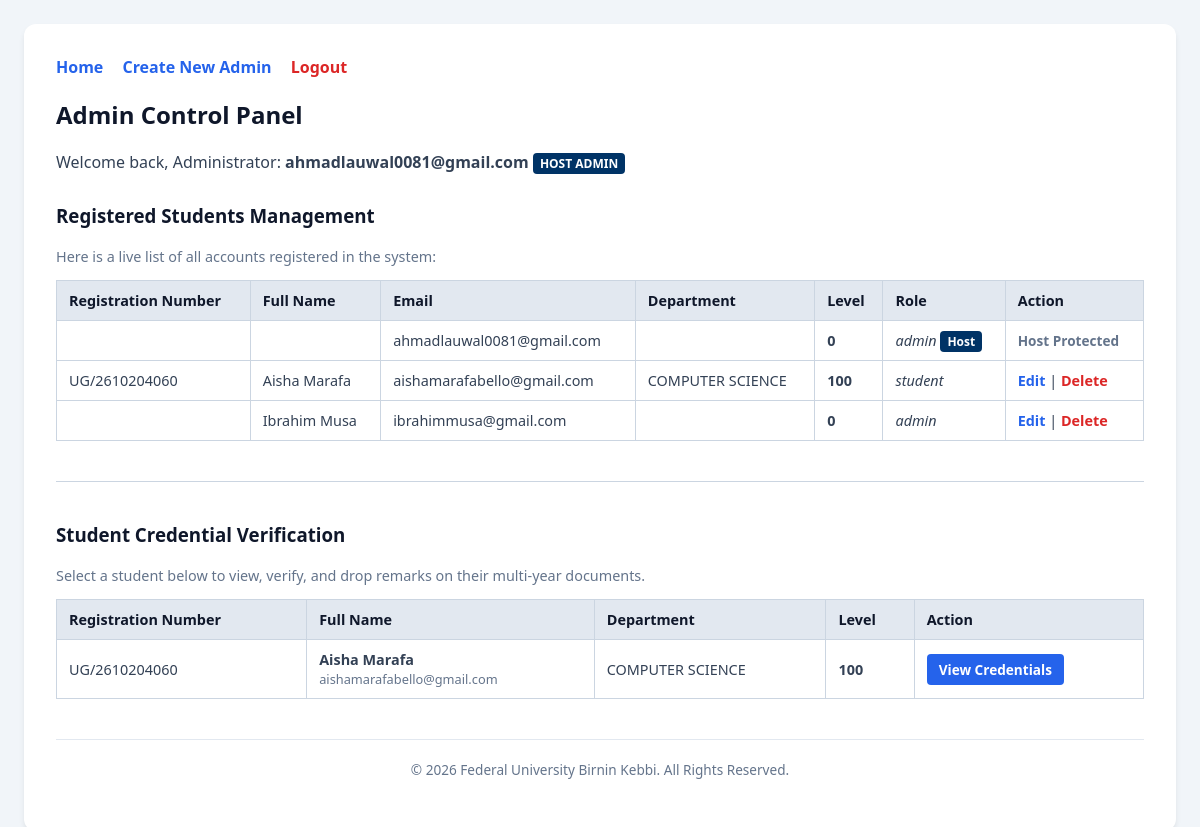
/admin_dashboard.php (signed in), run on the app's committed database.
### tables this page shows
CREATE TABLE `students` (
  `id` int(11) NOT NULL,
  `registration_number` varchar(50) NOT NULL,
  `full_name` varchar(100) NOT NULL,
  `email` varchar(100) DEFAULT NULL,
  `department` varchar(100) NOT NULL,
  `level` int(11) NOT NULL,
  `created_at` timestamp NOT NULL DEFAULT CURRENT_TIMESTAMP,
  `password` varchar(255) DEFAULT NULL,
  `role` varchar(20) NOT NULL DEFAULT 'student',
  `profile_image` varchar(255) DEFAULT NULL,
  `scanned_document` varchar(255) DEFAULT NULL
);

### admin_dashboard.php (the view, shortened to what this page needs)
<?php
require_once __DIR__ . '/config/db.php';
$host_admin_email = 'ahmadlauwal0081@gmail.com';
$is_host_admin = (strtolower($_SESSION['user_email']) === strtolower($host_admin_email));
try {
    $stmt = $conn->prepare("SELECT * FROM students");
    $stmt->execute();
    $students = $stmt->fetchAll(PDO::FETCH_ASSOC);
} catch (PDOException $e) {
    $students = [];
}
?>
<!DOCTYPE html>
<html lang="en">
<head>
</head>
<body>
    <div class="dashboard-container">
        <div class="top-links">
            <a href="index.php">Home</a>
            <?php if ($is_host_admin): ?>
                <a href="create_admin.php">Create New Admin</a>
            <?php endif; ?>
            <a href="logout.php" class="logout">Logout</a>
        </div>
        <h2>Admin Control Panel</h2>
        <p>
            Welcome back, Administrator: <strong><?php echo htmlspecialchars($_SESSION['user_email']); ?></strong>
            <?php if ($is_host_admin): ?>
                <span class="badge-host">HOST ADMIN</span>
            <?php endif; ?>
        </p>
        <h3 style="margin-top: 30px;">Registered Students Management</h3>
        <p style="color: #64748b; font-size: 0.9rem;">Here is a live list of all accounts registered in the system:</p>
        <table>
            <tr>
                <th>Registration Number</th>
                <th>Full Name</th>
                <th>Email</th>
                <th>Department</th>
                <th>Level</th>
                <th>Role</th>
                <th>Action</th>
            </tr>
            <?php foreach ($students as $student): ?>
            <tr>
                <td><?php echo htmlspecialchars(isset($student['registration_number']) ? $student['registration_number'] : ''); ?></td>
                <td><?php echo htmlspecialchars($student['full_name']); ?></td>
                <td><?php echo htmlspecialchars($student['email']); ?></td>
                <td><?php echo htmlspecialchars(isset($student['department']) ? $student['department'] : ''); ?></td>
                <td><strong><?php echo htmlspecialchars(isset($student['level']) ? $student['level'] : '0'); ?></strong></td>
                <td>
                    <em><?php echo htmlspecialchars($student['role']); ?></em>
                    <?php if (strtolower($student['email']) === strtolower($host_admin_email)): ?>
                        <span class="badge-host">Host</span>
                    <?php endif; ?>
                </td>
                <td>
                    <?php
                    $target_is_host = (strtolower($student['email']) === strtolower($host_admin_email));
                    $target_is_admin = ($student['role'] === 'admin');
                    $is_self = (strtolower($student['email']) === strtolower($_SESSION['user_email']));
                    ?>
                    <?php if ($target_is_host): ?>
                        <span class="badge-protected">Host Protected</span>
                    <?php elseif ($is_self): ?>
                        <span class="badge-protected">Current Admin</span>
                    <?php elseif ($target_is_admin): ?>
                        <?php if ($is_host_admin): ?>
                            <a href="edit_student.php?id=<?php echo $student['id']; ?>" style="color: #2563eb; text-decoration: none; font-weight: 600;">Edit</a> |
                            <a href="delete_student.php?id=<?php echo $student['id']; ?>" onclick="return confirm('Are you sure you want to remove this Admin account?');" style="color: #dc2626; text-decoration: none; font-weight: 600;">Delete</a>
                        <?php else: ?>
                            <span class="badge-protected">Admin Protected</span>
                        <?php endif; ?>
                    <?php else: ?>
                        <a href="edit_student.php?id=<?php echo $student['id']; ?>" style="color: #2563eb; text-decoration: none; font-weight: 600;">Edit</a> |
                        <a href="delete_student.php?id=<?php echo $student['id']; ?>" onclick="return confirm('Are you sure?');" style="color: #dc2626; text-decoration: none; font-weight: 600;">Delete</a>
                    <?php endif; ?>
                </td>
            </tr>
            <?php endforeach; ?>
        </table>
        <hr style="margin: 40px 0; border: 0; border-top: 1px solid #cbd5e1;">
        <h3>Student Credential Verification</h3>
        <p style="color: #64748b; font-size: 0.9rem;">Select a student below to view, verify, and drop remarks on their multi-year documents.</p>
        <?php if (count($students) > 0): ?>
            <table>
                <tr>
                    <th>Registration Number</th>
                    <th>Full Name</th>
                    <th>Department</th>
                    <th>Level</th>
                    <th>Action</th>
                </tr>
                <?php foreach ($students as $stu): ?>
                    <?php if ($stu['role'] === 'student'): ?>
                    <tr>
                        <td><?php echo htmlspecialchars(isset($stu['registration_number']) ? $stu['registration_number'] : 'N/A'); ?></td>
                        <td><strong><?php echo htmlspecialchars($stu['full_name']); ?></strong><br><span style="font-size:0.8rem; color:#64748b;"><?php echo htmlspecialchars($stu['email']); ?></span></td>
                        <td><?php echo htmlspecialchars(isset($stu['department']) ? $stu['department'] : 'N/A'); ?></td>
                        <td><strong><?php echo htmlspecialchars(isset($stu['level']) ? $stu['level'] : 'N/A'); ?></strong></td>
                        <td>
                            <a href="admin_view_student.php?email=<?php echo urlencode($stu['email']); ?>" style="background: #2563eb; color: #fff; padding: 6px 12px; border-radius: 4px; text-decoration: none; font-size: 0.85rem; font-weight: 600;">View Credentials</a>
                        </td>
                    </tr>
                    <?php endif; ?>
                <?php endforeach; ?>
            </table>
        <?php else: ?>
            <p style="color: #64748b; font-size: 0.9rem;">No students registered yet.</p>
        <?php endif; ?>
        <footer class="dashboard-footer">
            &copy; <?php echo date('Y'); ?> Federal University Birnin Kebbi. All Rights Reserved.
        </footer>
    </div>
</body>
</html>

### admin_dashboard.php (style rules this page uses)
body { font-family: 'Segoe UI', Tahoma, Geneva, Verdana, sans-serif; background-color: #f1f5f9; color: #334155; margin: 0; padding: 24px; }
.dashboard-container { max-width: 1200px; margin: 0 auto; background: #ffffff; padding: 32px; border-radius: 12px; box-shadow: 0 4px 6px -1px rgba(0, 0, 0, 0.1); }
h2, h3 { color: #0f172a; }
.top-links { margin-bottom: 20px; font-weight: 600; }
.top-links a { color: #2563eb; text-decoration: none; margin-right: 15px; }
.top-links a.logout { color: #dc2626; }
table { width: 100%; border-collapse: collapse; margin-top: 10px; margin-bottom: 30px; }
th, td { padding: 10px 12px; border: 1px solid #cbd5e1; text-align: left; font-size: 0.9rem; vertical-align: middle; }
th { background: #e2e8f0; color: #0f172a; }
.badge-host { background: #003366; color: #ffffff; padding: 2px 7px; border-radius: 4px; font-size: 0.75rem; font-weight: 600; }
.badge-protected { color: #64748b; font-weight: 600; font-size: 0.85rem; }
.dashboard-footer { text-align: center; margin-top: 40px; padding: 20px 0; color: #64748b; font-size: 0.85rem; border-top: 1px solid #e2e8f0; }

### data on the page
students: email "ahmadlauwal0081@gmail.com", level "0", role "admin", shows "Host", shows "Host Protected"
students: registration_number "UG/2610204060", full_name "Aisha Marafa", email "aishamarafabello@gmail.com", department "COMPUTER SCIENCE", level "100", role "student"
students: full_name "Ibrahim Musa", email "ibrahimmusa@gmail.com", level "0", role "admin"

### other printed values
$_SESSION['user_email'] "ahmadlauwal0081@gmail.com"
